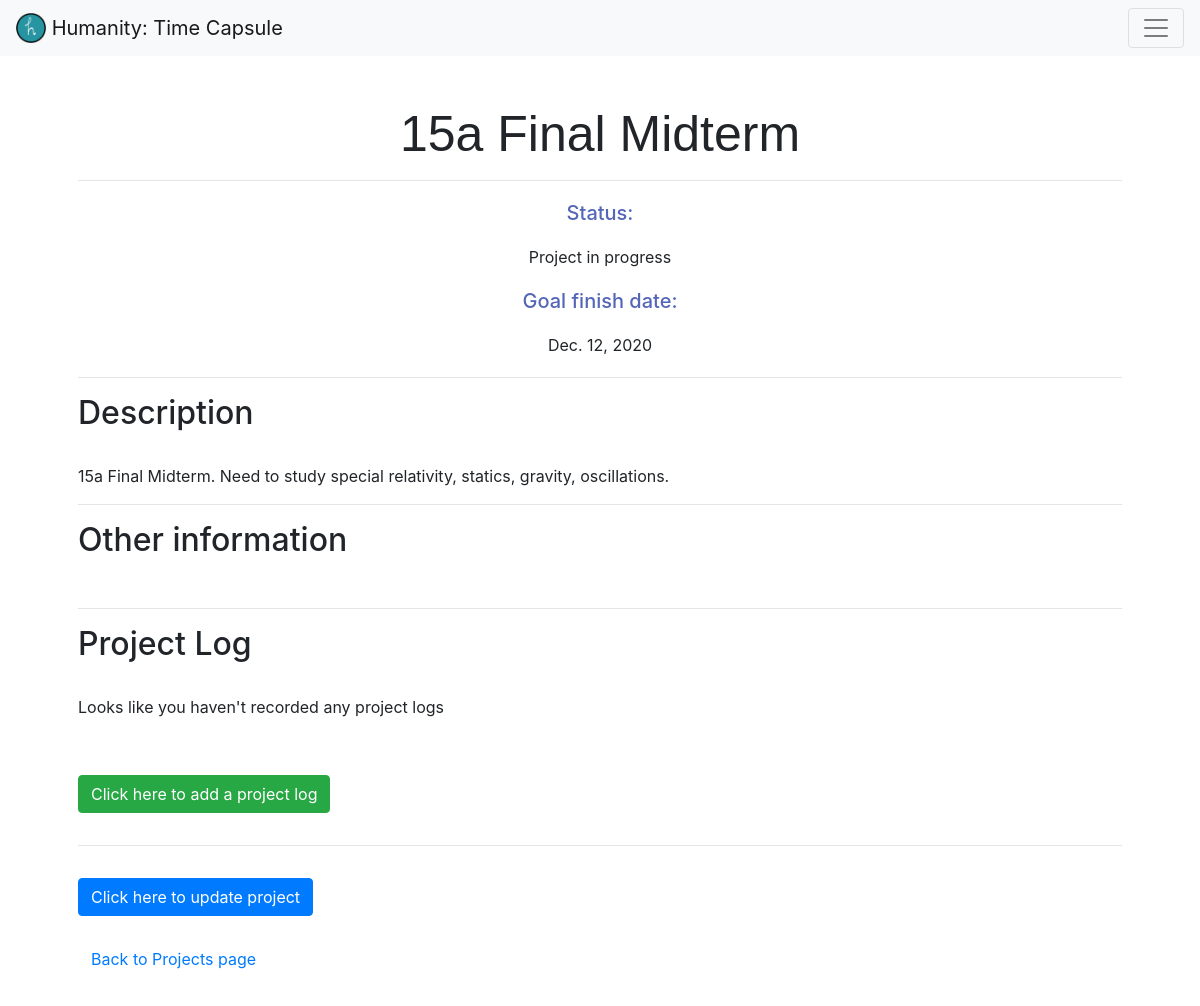
The app's page /projects/6/ (signed in) with its own data.
### capsule/models.py (models this page shows, shortened)
class Project(models.Model):
    STATUS_CHOICES = [
        ('c', 'Completed'),
        ('i', 'In progess'),
        ('s', 'Stopped')
    ]
    user_id = models.IntegerField()
    title = models.CharField(max_length=64)
    description = models.TextField()
    finish_date = models.DateField()
    status = models.CharField(choices=STATUS_CHOICES, max_length=11)
    other_info = models.TextField()
    created = models.DateTimeField(auto_now_add=True, auto_now=False)
    class Meta:
        ordering = ('-created',)

### capsule/views.py (the view, shortened to what this page needs)
# urls.py: path('projects/<int:project_id>/', views.view_project, name='view_project'),
@login_required
def view_project(request, project_id):
    project = Project.objects.get(pk=project_id)
    return render(request, 'capsule/view_project.html', {
        'project': project,
        'project_form': AddProject(initial={
            'title': project.title,
            'description': project.description,
            'finish_date': project.finish_date,
            'status': project.status,
            'other_info': project.other_info
        }),
        'logs': ProjectLog.objects.filter(user_id=request.user.pk, project_id=project_id),
        'log_form': addProjectLog()
    })

### capsule/templates/capsule/view_project.html (shortened to what this page needs)
{% extends "capsule/layout.html" %}
{% load static %}
{% load crispy_forms_tags %}
{% block pageHeader %}
    <h1>{{project.title}}</h1>
{% endblock %}
{% block body %}
    <div id="entry">
        <h5 class="general_info">Status:</h5>
        {% if project.status == 'i' %}
            <p class="general_info">Project in progress</p>
        {% elif project.status == 'c' %}
            <p class="general_info">Project completed!</p>
        {% else %}
            <p class="general_info">Project stopped</p>
        {% endif %}
        <h5 class="general_info">Goal finish date:</h5>
        <p class="general_info">{{ project.finish_date }}</p>
        <hr>
        <h2>Description</h2>
        <br>
        <p>
            {{ project.description }}
        </p>
        <hr>
        <h2>Other information</h2>
        <br>
        <hr>
        <h2>Project Log</h2>
        <br>
        {% if not logs %}
            <p>Looks like you haven't recorded any project logs</p>
        {% else %}
            {% for log in logs %}
                <a href="{% url 'capsule:view_log' project.pk log.pk %}">{{ log }}&#128220;</a>
                <br>
            {% endfor %}
        {% endif %}
        <br>
        <button type="button" class="btn btn-success my-3" data-toggle="modal" data-target="#addProjectLog">
            Click here to add a project log
        </button>
    </div>
    <hr>
    <button class="btn btn-primary my-3" id="toggle_form">Click here to update project</button>
    <br>
    <a class="btn btn-link my-2"href="{% url 'capsule:projects' %}">Back to Projects page</a>
{% endblock %}

### capsule/static/capsule/styles.css (style rules this page uses)
h1 { font-family: sans-serif; font-size: 50px; text-align: center; }
h5 { color: #5466b8; }
.general_info { text-align: center; margin: 20px; }

### records on screen
Project: title "15a Final Midterm", finish_date "Dec. 12, 2020", description "15a Final Midterm. Need to study special relativity, statics, gravity, oscillations."
